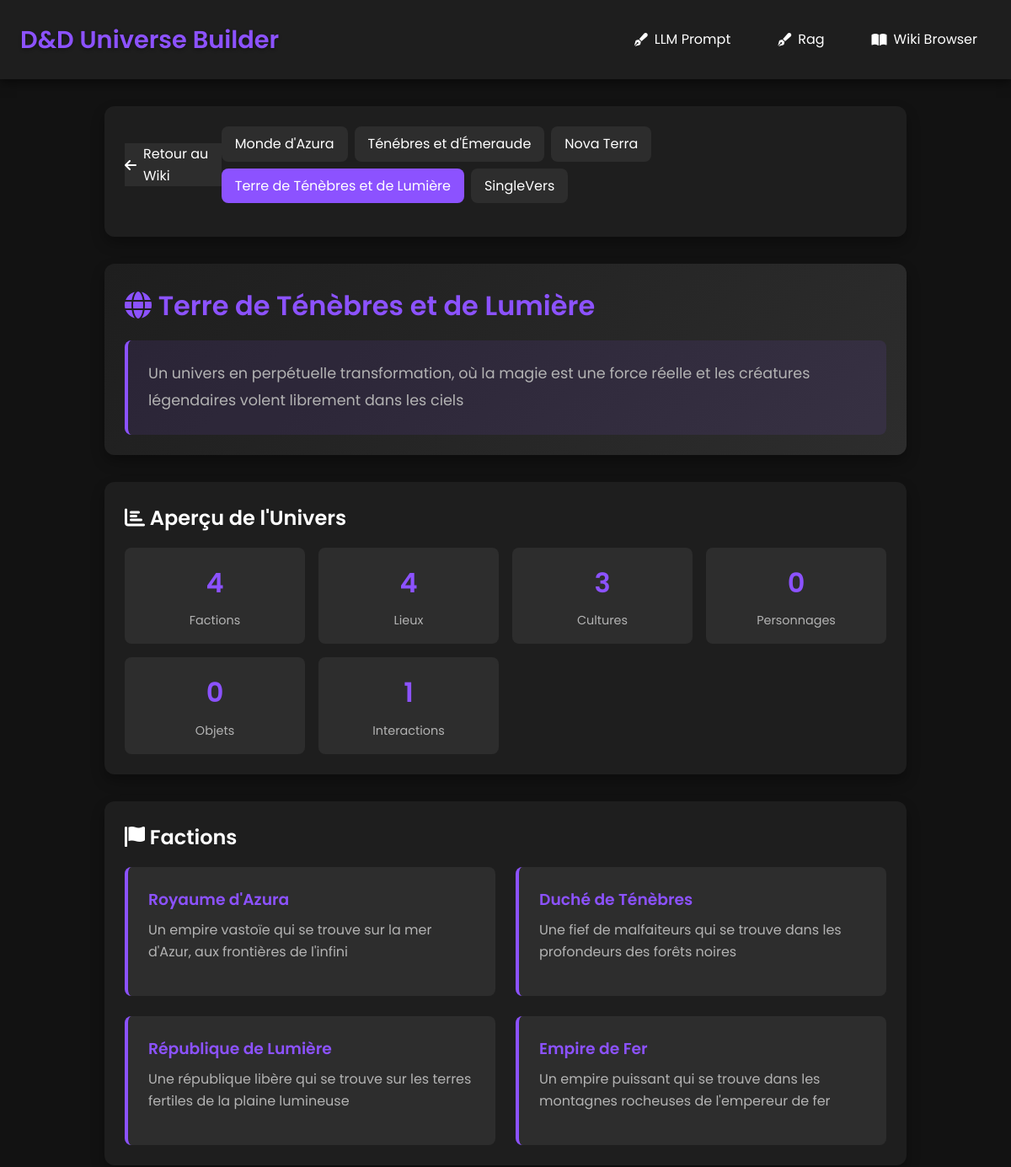
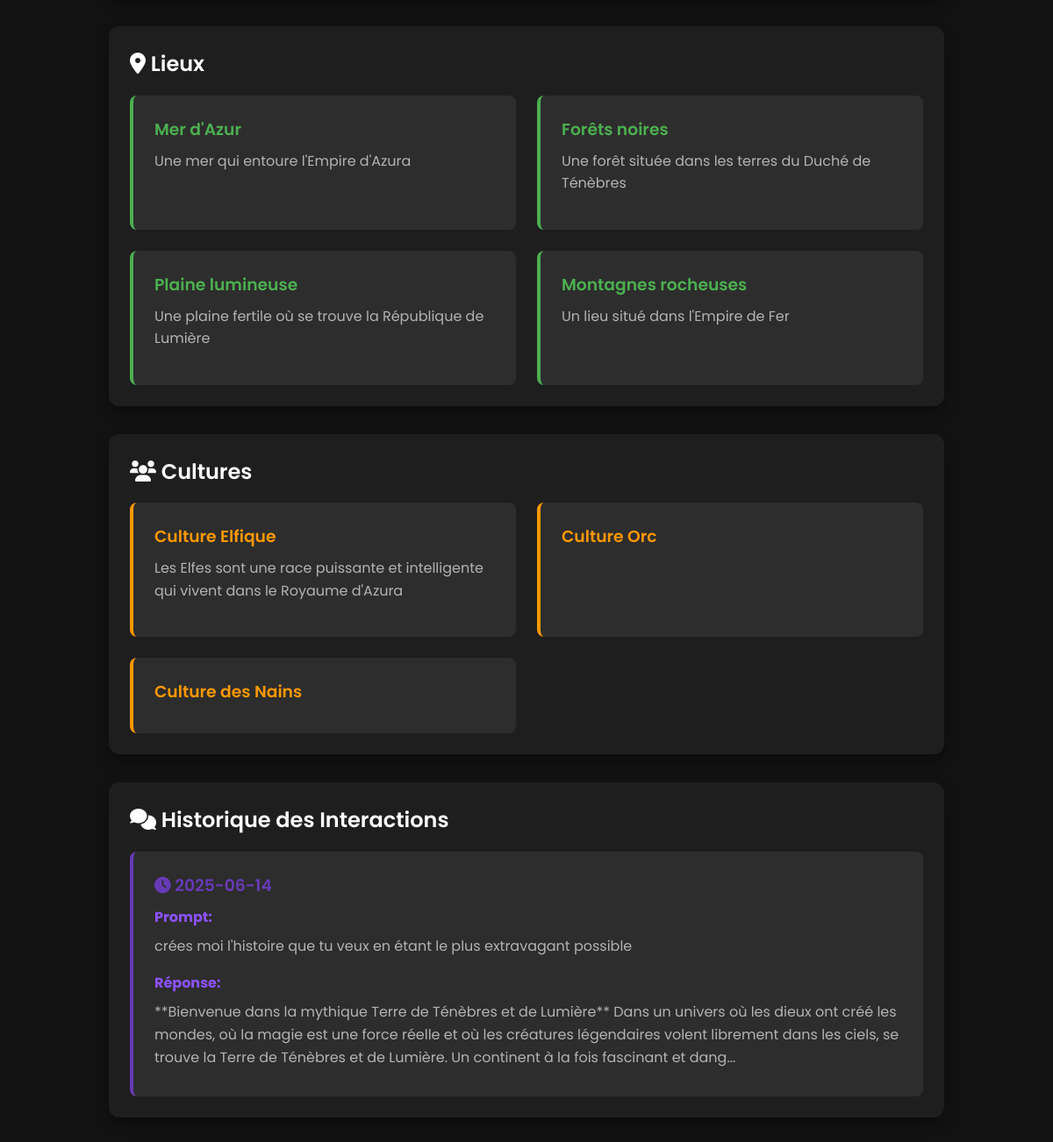
The page /wiki/universe/2 on the database its author committed (2 pictures, top to bottom).
### tables this page shows
CREATE TABLE univers (id INTEGER PRIMARY KEY AUTOINCREMENT, name TEXT, description TEXT, created_at TIMESTAMP);

CREATE TABLE faction (id INTEGER PRIMARY KEY AUTOINCREMENT, name TEXT, description TEXT, univers_id INTEGER, created_at TIMESTAMP);

CREATE TABLE location (id INTEGER PRIMARY KEY AUTOINCREMENT, name TEXT, description TEXT, univers_id INTEGER, created_at TIMESTAMP);

CREATE TABLE culture (id INTEGER PRIMARY KEY AUTOINCREMENT, name TEXT, description TEXT, univers_id INTEGER, created_at TIMESTAMP);

CREATE TABLE prompt_answers (
                    id INTEGER PRIMARY KEY AUTOINCREMENT,
                    prompt TEXT NOT NULL,
                    response TEXT NOT NULL,
                    univers_id INTEGER,
                    created_at TIMESTAMP,
                    FOREIGN KEY (univers_id) REFERENCES univers (id)
                );

### app/app.py (the view)
@app.route("/wiki/universe/<int:univers_id>")
def wiki_universe(univers_id):
    try:
        conn = get_db_connection()
        universe = conn.execute("SELECT * FROM univers WHERE id = ?", (univers_id,)).fetchone()
        if not universe:
            conn.close()
            return render_template("wiki_universe.html", error="Univers non trouvé", univers_id=univers_id)
        factions = conn.execute("SELECT * FROM faction WHERE univers_id = ?", (univers_id,)).fetchall()
        locations = conn.execute("SELECT * FROM location WHERE univers_id = ?", (univers_id,)).fetchall()
        cultures = conn.execute("SELECT * FROM culture WHERE univers_id = ?", (univers_id,)).fetchall()
        personnages = conn.execute("SELECT * FROM personnages WHERE univers_id = ?", (univers_id,)).fetchall()
        objets = conn.execute("SELECT * FROM objets WHERE univers_id = ?", (univers_id,)).fetchall()
        prompt_answers = conn.execute("SELECT * FROM prompt_answers WHERE univers_id = ? ORDER BY created_at DESC", (univers_id,)).fetchall()
        all_universes = conn.execute("SELECT id, name FROM univers ORDER BY id DESC").fetchall()
        conn.close()
        return render_template("wiki_universe.html",
                              universe=universe,
                              factions=factions,
                              locations=locations,
                              cultures=cultures,
                              personnages=personnages,
                              objets=objets,
                              prompt_answers=prompt_answers,
                              all_universes=all_universes,
                              univers_id=univers_id)
    except Exception as e:
        return render_template("wiki_universe.html", error=str(e), univers_id=univers_id)

### app/app.py (called while the page is built)
def get_db_connection():
    conn = sqlite3.connect(get_db_path())
    conn.row_factory = sqlite3.Row
    return conn

### app/db_path.py (called while the page is built)
def get_db_path():
    db_name = os.environ.get('DB_PATH', 'database.db')
    project_root = "/project_root"
    db_path = os.path.join(project_root, db_name)
    print(f"Using database at: {db_path}")
    return db_path

### app/templates/wiki_universe.html (shortened to what this page needs)
{% extends "base.html" %}
{% block content %}
    {% if error %}
        <div class="card" style="border-left: 4px solid #ff4444;">
            <h3><i class="fas fa-exclamation-triangle"></i> Erreur</h3>
            <p>{{ error }}</p>
        </div>
    {% else %}
        <div class="card">
            <div style="display: flex; justify-content: space-between; align-items: center; margin-bottom: 1rem;">
                <div>
                    <a href="{{ url_for('wiki_home') }}" class="btn-secondary" style="text-decoration: none; display: inline-flex; align-items: center; gap: 0.5rem;">
                        <i class="fas fa-arrow-left"></i> Retour au Wiki
                    </a>
                </div>
                <div class="universe-nav">
                    {% for univ in all_universes %}
                        <a href="{{ url_for('wiki_universe', univers_id=univ.id) }}"
                           class="{% if univ.id == univers_id %}active{% endif %}">
                            {{ univ.name }}
                        </a>
                    {% endfor %}
                </div>
            </div>
        </div>
        <div class="card" style="background: linear-gradient(135deg, var(--bg-secondary) 0%, var(--bg-tertiary) 100%);">
            <h1><i class="fas fa-globe"></i> {{ universe.name }}</h1>
            {% if universe.description %}
                <div style="background-color: rgba(140, 82, 255, 0.1); padding: 1.5rem; border-radius: 8px; border-left: 4px solid var(--accent);">
                    <p style="font-size: 1.1rem; line-height: 1.8; margin: 0;">{{ universe.description }}</p>
                </div>
            {% endif %}
        </div>
        <div class="card">
            <h2><i class="fas fa-chart-bar"></i> Aperçu de l'Univers</h2>
            <div class="stats-grid">
                <div class="stat-card">
                    <div class="stat-number">{{ factions|length }}</div>
                    <div class="stat-label">Factions</div>
                </div>
                <div class="stat-card">
                    <div class="stat-number">{{ locations|length }}</div>
                    <div class="stat-label">Lieux</div>
                </div>
                <div class="stat-card">
                    <div class="stat-number">{{ cultures|length }}</div>
                    <div class="stat-label">Cultures</div>
                </div>
                <div class="stat-card">
                    <div class="stat-number">{{ personnages|length }}</div>
                    <div class="stat-label">Personnages</div>
                </div>
                <div class="stat-card">
                    <div class="stat-number">{{ objets|length }}</div>
                    <div class="stat-label">Objets</div>
                </div>
                <div class="stat-card">
                    <div class="stat-number">{{ prompt_answers|length }}</div>
                    <div class="stat-label">Interactions</div>
                </div>
            </div>
        </div>
        {% if factions %}
        <div class="card">
            <h2><i class="fas fa-flag"></i> Factions</h2>
            <div class="wiki-grid">
                {% for faction in factions %}
                <div class="wiki-card" style="border-left-color: var(--accent);">
                    <h3 style="color: var(--accent); margin-bottom: 0.5rem;">{{ faction.name }}</h3>
                    {% if faction.description %}
                        <p style="color: var(--text-secondary); line-height: 1.6;">{{ faction.description }}</p>
                    {% endif %}
                </div>
                {% endfor %}
            </div>
        </div>
        {% endif %}
        {% if locations %}
        <div class="card">
            <h2><i class="fas fa-map-marker-alt"></i> Lieux</h2>
            <div class="wiki-grid">
                {% for location in locations %}
                <div class="wiki-card" style="border-left-color: #4CAF50;">
                    <h3 style="color: #4CAF50; margin-bottom: 0.5rem;">{{ location.name }}</h3>
                    {% if location.description %}
                        <p style="color: var(--text-secondary); line-height: 1.6;">{{ location.description }}</p>
                    {% endif %}
                </div>
                {% endfor %}
            </div>
        </div>
        {% endif %}
        {% if cultures %}
        <div class="card">
            <h2><i class="fas fa-users"></i> Cultures</h2>
            <div class="wiki-grid">
                {% for culture in cultures %}
                <div class="wiki-card" style="border-left-color: #FF9800;">
                    <h3 style="color: #FF9800; margin-bottom: 0.5rem;">{{ culture.name }}</h3>
                    {% if culture.description %}
                        <p style="color: var(--text-secondary); line-height: 1.6;">{{ culture.description }}</p>
                    {% endif %}
                </div>
                {% endfor %}
            </div>
        </div>
        {% endif %}
        {% if prompt_answers %}
        <div class="card">
            <h2><i class="fas fa-comments"></i> Historique des Interactions</h2>
            <div class="wiki-grid">
                {% for interaction in prompt_answers %}
                <div class="wiki-card" style="border-left-color: #673AB7;">
                    <h3 style="color: #673AB7; margin-bottom: 0.5rem;">
                        <i class="fas fa-clock"></i> {{ interaction.created_at[:10] if interaction.created_at else 'Date inconnue' }}
                    </h3>
                    {% if interaction.prompt %}
                        <div style="margin-bottom: 1rem;">
                            <strong style="color: var(--accent);">Prompt:</strong>
                            <p style="color: var(--text-secondary); line-height: 1.6; margin: 0.5rem 0;">{{ interaction.prompt[:200] }}{% if interaction.prompt|length > 200 %}...{% endif %}</p>
                        </div>
                    {% endif %}
                    {% if interaction.response %}
                        <div>
                            <strong style="color: var(--accent);">Réponse:</strong>
                            <p style="color: var(--text-secondary); line-height: 1.6; margin: 0.5rem 0;">{{ interaction.response[:300] }}{% if interaction.response|length > 300 %}...{% endif %}</p>
                        </div>
                    {% endif %}
                </div>
                {% endfor %}
            </div>
        </div>
        {% endif %}
    {% endif %}
{% endblock %}

### app/templates/base.html (shortened to what this page needs)
<!DOCTYPE html>
<html>
<head>
    <link rel="stylesheet" href="https://cdnjs.cloudflare.com/ajax/libs/font-awesome/6.0.0-beta3/css/all.min.css">
</head>
<body>
    <header>
        <div class="header-content">
            <div class="app-title">D&D Universe Builder</div>
            <nav>
                <a href="/"><i class="fas fa-pen-fancy"></i> LLM Prompt</a>
                <a href="/rag"><i class="fas fa-pen-fancy"></i> Rag</a>
                <a href="/wiki"><i class="fas fa-book-open"></i> Wiki Browser</a>
            </nav>
        </div>
    </header>
    <div class="container">
        {% block content %}{% endblock %}
    </div>
</body>
</html>

### app/templates/base.html (style rules this page uses)
:root { --bg-primary: #121212; --bg-secondary: #1e1e1e; --bg-tertiary: #2d2d2d; --text-primary: #ffffff; --text-secondary: #b3b3b3; --accent: #8c52ff; --accent-hover: #9d6fff; --border: #444444; }
* { box-sizing: border-box; margin: 0; padding: 0; transition: all 0.2s ease; }
body { font-family: 'Poppins', Arial, sans-serif; background-color: var(--bg-primary); color: var(--text-primary); line-height: 1.6; min-height: 100vh; padding: 0; }
header { background-color: var(--bg-secondary); box-shadow: 0 4px 12px rgba(0, 0, 0, 0.5); padding: 1.5rem 0; margin-bottom: 2rem; }
.header-content { max-width: 1200px; margin: 0 auto; padding: 0 1.5rem; display: flex; justify-content: space-between; align-items: center; }
.app-title { font-size: 1.8rem; font-weight: 600; color: var(--accent); text-shadow: 0 2px 4px rgba(0, 0, 0, 0.3); }
nav { display: flex; gap: 1.5rem; }
nav a { color: var(--text-primary); text-decoration: none; font-weight: 400; padding: 0.5rem 1rem; border-radius: 8px; display: flex; align-items: center; gap: 8px; }
.container { max-width: 1000px; margin: 0 auto; padding: 0 1.5rem 3rem; }
.card { background-color: var(--bg-secondary); border-radius: 12px; padding: 1.5rem; margin-bottom: 2rem; box-shadow: 0 8px 16px rgba(0, 0, 0, 0.3); }
h1, h2, h3, h4 { margin-bottom: 1rem; font-weight: 600; }
h1 { font-size: 2rem; color: var(--accent); }
p { margin-bottom: 1rem; color: var(--text-secondary); }
.btn-secondary { background-color: var(--bg-tertiary); color: var(--text-primary); }
.wiki-card { background-color: var(--bg-tertiary); padding: 1.5rem; border-radius: 8px; border-left: 4px solid var(--accent); transition: transform 0.2s ease, box-shadow 0.2s ease; }
.wiki-grid { display: grid; grid-template-columns: repeat(auto-fit, minmax(300px, 1fr)); gap: 1.5rem; margin-top: 1rem; }
.stats-grid { display: grid; grid-template-columns: repeat(auto-fit, minmax(200px, 1fr)); gap: 1rem; margin-top: 1rem; }
.stat-card { background-color: var(--bg-tertiary); padding: 1rem; border-radius: 8px; text-align: center; }
.stat-number { font-size: 2rem; color: var(--accent); margin-bottom: 0.5rem; font-weight: 600; }
.stat-label { color: var(--text-secondary); font-size: 0.9rem; }
.universe-nav { display: flex; gap: 0.5rem; flex-wrap: wrap; }
.universe-nav a { text-decoration: none; padding: 0.5rem 1rem; border-radius: 8px; background-color: var(--bg-tertiary); color: var(--text-primary); transition: all 0.2s ease; }
.universe-nav a.active { background-color: var(--accent); color: white; }

### rows shown on the page
univers: name "Monde d'Azura"
univers: name "Ténébres et d'Émeraude"
univers: name "Nova Terra"
univers: name "Terre de Ténèbres et de Lumière", description "Un univers en perpétuelle transformation, où la magie est une force réelle et les créatures légendaires volent librement dans les ciels"
univers: name "SingleVers"
faction: name "Royaume d'Azura", description "Un empire vastoïe qui se trouve sur la mer d'Azur, aux frontières de l'infini"
faction: name "Duché de Ténèbres", description "Une fief de malfaiteurs qui se trouve dans les profondeurs des forêts noires"
faction: name "République de Lumière", description "Une république libère qui se trouve sur les terres fertiles de la plaine lumineuse"
faction: name "Empire de Fer", description "Un empire puissant qui se trouve dans les montagnes rocheuses de l'empereur de fer"
location: name "Mer d'Azur", description "Une mer qui entoure l'Empire d'Azura"
location: name "Forêts noires", description "Une forêt située dans les terres du Duché de Ténèbres"
location: name "Plaine lumineuse", description "Une plaine fertile où se trouve la République de Lumière"
location: name "Montagnes rocheuses", description "Un lieu situé dans l'Empire de Fer"
culture: name "Culture Elfique", description "Les Elfes sont une race puissante et intelligente qui vivent dans le Royaume d'Azura"
culture: name "Culture Orc"
culture: name "Culture des Nains"
prompt_answers: created_at "2025-06-14", prompt "crées moi l'histoire que tu veux en étant le plus extravagant possible", response "**Bienvenue dans la mythique Terre de Ténèbres et de Lumière** Dans un univers où les dieux ont créé les mondes, où la magie est une force réelle et où les créatures légendaires volent librement dans les ciels, se trouve la Terre de Ténèbres et de Lumière. Un continent à la fois fascinant et dang"

### other values the page prints
{{ factions|length }} "4"
{{ locations|length }} "4"
{{ cultures|length }} "3"
{{ personnages|length }} "0"
{{ objets|length }} "0"
{{ prompt_answers|length }} "1"
